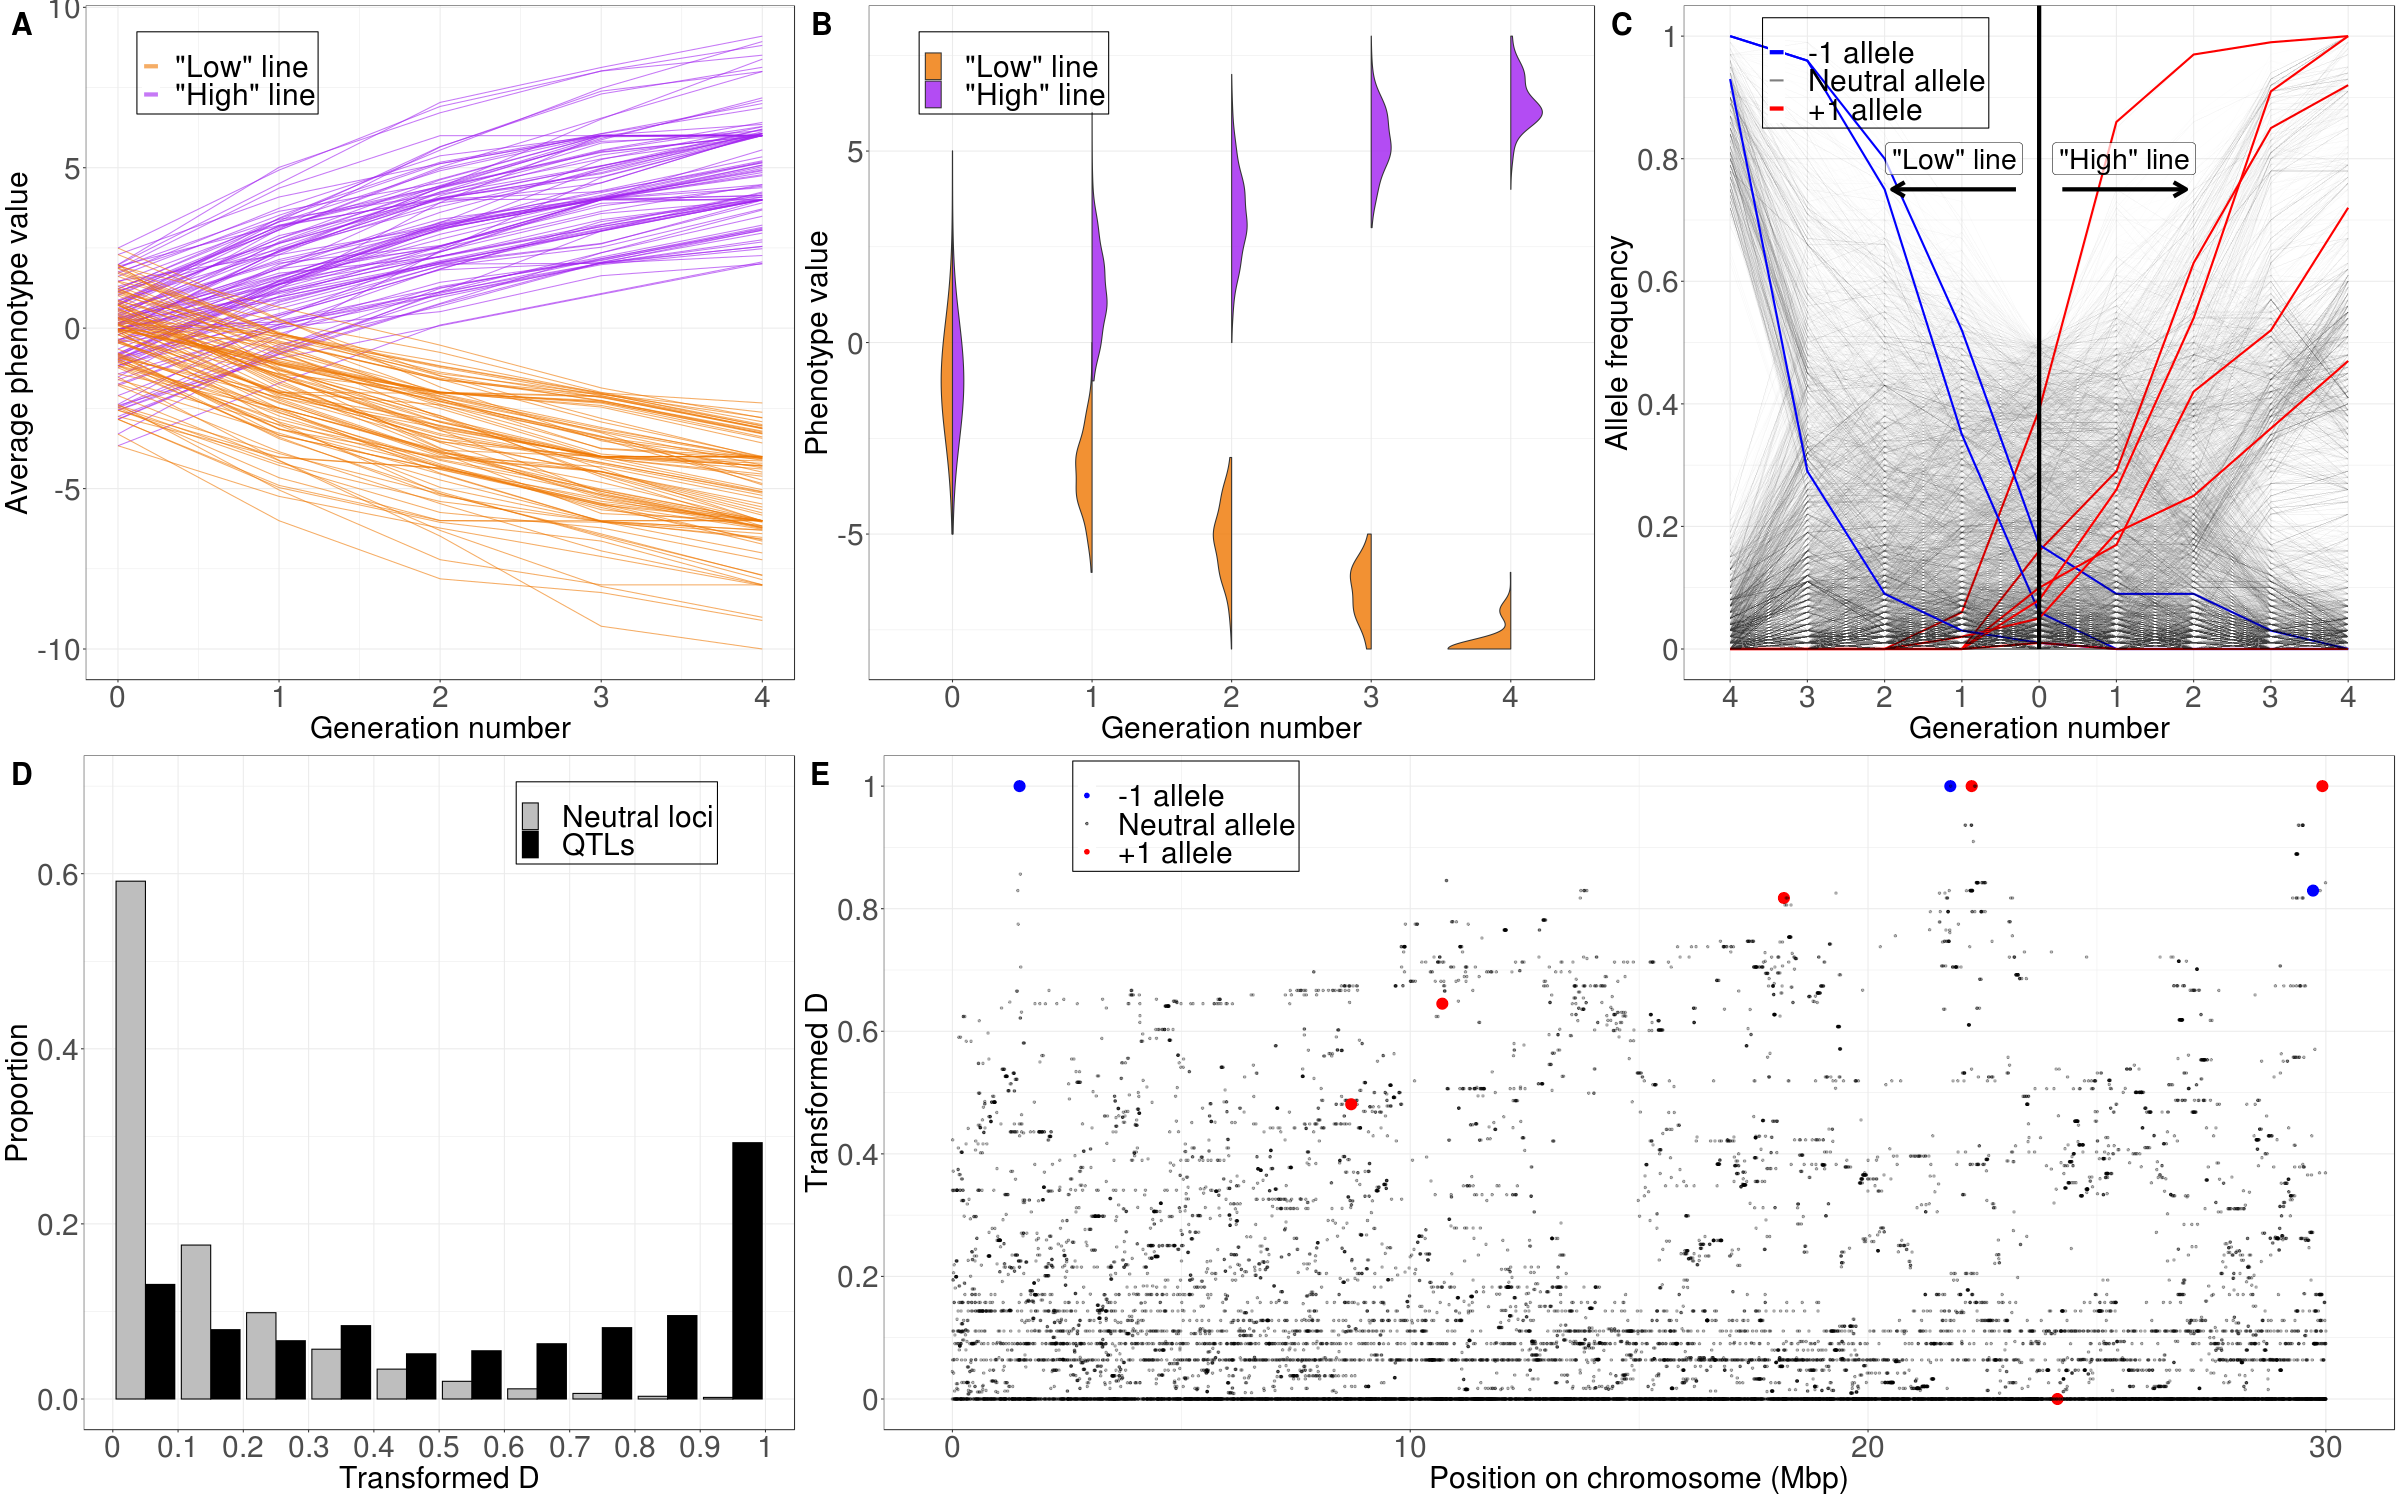

Recreate this plot in R.
## This script is used to plot miscellaneous figures for the simulation. It now includes plots of mean trait trajectory, trait/genetic variance trajectory, allele frequency trajectory, and distribution of D-value on the chromosome. More plot will be added in the future. 
## This script is meant to run with interactive R sessions.

rm(list=ls(all=TRUE))

## A. Plot trait charateristics across all replicates in the standard model ##########################################################
## Prepare data
library(tidyverse)
library(reshape)

scenarios <-  c("NQTL10", "NQTL100")
for (scenario in scenarios[1]) {
  pooled_trait_mean <- matrix(NA, ncol=10, nrow=200)
  pooled_trait_variance <- matrix(NA, ncol=10, nrow=200)
  for (k in 1:2) {
    Direction <- c("Plus", "Minus")[k]
    for (j in 1:100){
      setwd(paste0("/fs/cbsubscb10/storage/rl683/TemporalScan/Simulations/", scenario, "/SimRep", j, "/ExpRep", Direction, "1"))
      full_trait <- matrix(NA,ncol = 10, nrow = 1000)
      selected_trait_mean <- vector("numeric", length = 10)
      for (i in 1:10){
        assign(paste0("Gen", i,"_Trait"), read.table(paste0("Gen", i, "_Trait.txt"), fill=T))
        full_trait[,i] <- get(paste0("Gen", i,"_Trait"))[,1]
      }  
      
      ## get summary stats from all individuals per generation
      trait_mean <- apply(full_trait, 2, mean)
      trait_variance <- apply(full_trait, 2, var)
      
      ## enter these into matrices
      pooled_trait_mean[j+(k-1)*100,] <- trait_mean
      pooled_trait_variance[j+(k-1)*100,] <- trait_variance
    }
  }
  
  ## Average trait
  pooled_trait_mean<-as.data.frame(pooled_trait_mean)
  colnames(pooled_trait_mean)<-1:10
  pooled_trait_mean<-cbind(pooled_trait_mean, ReplicateNumber=c(1:200))
  pooled_trait_mean<-cbind(pooled_trait_mean, Direction=c(rep("Plus",100), rep("Minus",100)))
  pooled_trait_mean <- melt(pooled_trait_mean, id.vars=c("ReplicateNumber", "Direction"), value.name="AverageTraitValue", variable.name="Timepoint")
  colnames(pooled_trait_mean)[3:4]<-c("Timepoint", "AverageTraitValue")
  pooled_trait_mean[,3] <- as.numeric(as.character(pooled_trait_mean[,3]))
  p1 <-ggplot(data=pooled_trait_mean[which(pooled_trait_mean[,3]<=5),]) +
    geom_line(aes(x=Timepoint-1, y=AverageTraitValue, group=ReplicateNumber, color=Direction), alpha=0.6) +
    theme_bw() +
    theme(legend.position=c(0.2, 0.9)) +
    xlab("Generation number") +
    ylab("Average phenotype value") +
    theme(axis.title = element_text(size = 30)) +
    theme(axis.text=element_text(size=30)) +
    theme(text = element_text(size=30)) + 
    scale_color_manual(values=c("darkorange2", "purple"), labels = c("\"Low\" line", "\"High\" line")) +
    theme(legend.text=element_text(size=30)) +
    theme(legend.background = element_rect(fill = "transparent", color="black")) +
    guides(colour = guide_legend(override.aes = list(size=2))) +
    theme(legend.title = element_blank())
  
  png(paste0("/fs/cbsubscb10/storage/rl683/TemporalScan/Figures/Misc/TraitMean_", scenario, ".png"), width = 800, height = 750, units = "px", pointsize = 20)
  print(p1)
  dev.off()
  
}


## B. Plot phenotype distribution change in one single experiment #########################################################################################
scenarios <-  c("NQTL10", "NQTL100")
GeomSplitViolin <- ggproto("GeomSplitViolin", GeomViolin, 
                           draw_group = function(self, data, ..., draw_quantiles = NULL) {
                             data <- transform(data, xminv = x - violinwidth * (x - xmin), xmaxv = x + violinwidth * (xmax - x))
                             grp <- data[1, "group"]
                             newdata <- plyr::arrange(transform(data, x = if (grp %% 2 == 1) xminv else xmaxv), if (grp %% 2 == 1) y else -y)
                             newdata <- rbind(newdata[1, ], newdata, newdata[nrow(newdata), ], newdata[1, ])
                             newdata[c(1, nrow(newdata) - 1, nrow(newdata)), "x"] <- round(newdata[1, "x"])
                             
                             if (length(draw_quantiles) > 0 & !scales::zero_range(range(data$y))) {
                               stopifnot(all(draw_quantiles >= 0), all(draw_quantiles <=
                                                                         1))
                               quantiles <- ggplot2:::create_quantile_segment_frame(data, draw_quantiles)
                               aesthetics <- data[rep(1, nrow(quantiles)), setdiff(names(data), c("x", "y")), drop = FALSE]
                               aesthetics$alpha <- rep(1, nrow(quantiles))
                               both <- cbind(quantiles, aesthetics)
                               quantile_grob <- GeomPath$draw_panel(both, ...)
                               ggplot2:::ggname("geom_split_violin", grid::grobTree(GeomPolygon$draw_panel(newdata, ...), quantile_grob))
                             }
                             else {
                               ggplot2:::ggname("geom_split_violin", GeomPolygon$draw_panel(newdata, ...))
                             }
                           })

geom_split_violin <- function(mapping = NULL, data = NULL, stat = "ydensity", position = "identity", ..., 
                              draw_quantiles = NULL, trim = TRUE, scale = "area", na.rm = FALSE, 
                              show.legend = NA, inherit.aes = TRUE) {
  layer(data = data, mapping = mapping, stat = stat, geom = GeomSplitViolin, 
        position = position, show.legend = show.legend, inherit.aes = inherit.aes, 
        params = list(trim = trim, scale = scale, draw_quantiles = draw_quantiles, na.rm = na.rm, ...))
}

for (scenario in scenarios[1]) {
  for (j in 1:1){
    for (k in 1:2) {
      Direction <- c("Plus", "Minus")[k]
      setwd(paste0("/fs/cbsubscb10/storage/rl683/TemporalScan/Simulations/", scenario, "/SimRep", j, "/ExpRep", Direction, "1"))
      for (i in 1:5){
        assign(paste0("Gen", i,"_Trait"), read.table(paste0("Gen", i, "_Trait.txt"), fill=T))
        if (i==1 & k==1 ) {
          full_trait <- cbind(get(paste0("Gen", i,"_Trait"))[,1], i, Direction)
        } else {
          full_trait <- rbind(full_trait, cbind(get(paste0("Gen", i,"_Trait"))[,1], i, Direction))
        }
      }  
    }
    
    full_trait<-data.frame(full_trait)
    full_trait[,1]<-as.numeric(as.character(full_trait[,1]))
    full_trait[,2]<-as.factor(as.integer(as.character(full_trait[,2])))
    colnames(full_trait)<-c("PhenotypeValue", "GenerationNumber", "DirectionofSelection")
    
    p2 <- ggplot(data=full_trait, aes(x=GenerationNumber, y=PhenotypeValue, fill=DirectionofSelection)) +
      #geom_violin(bw = 1.5, alpha=0.8) +
      geom_split_violin(alpha=0.8, adjust=2.8) +
      theme_bw() +
      xlab("Generation number") +
      ylab("Phenotype value") +
      theme(axis.title = element_text(size = 30)) +
      theme(axis.text=element_text(size=30)) +
      theme(text = element_text(size=30)) + 
      scale_x_discrete(labels=0:4) +
      scale_fill_manual(values=c("darkorange2", "purple"), labels = c(" \"Low\" line", " \"High\" line")) +
      theme(legend.position=c(0.2, 0.9)) +
      theme(legend.text=element_text(size=30)) +
      theme(legend.background = element_rect(fill = "transparent", color = "black")) +
      theme(legend.title = element_blank())
    
    png(paste0("/fs/cbsubscb10/storage/rl683/TemporalScan/Figures/Misc/Trait_dist_", scenario, "_", j, ".png"), width = 800, height = 750, units = "px", pointsize = 20)
    print(p2)
    dev.off()
  }
}


## C. Plot allele frequency trajectory in one single experiment #########################################################################################
library(ggplot2)
library(reshape)

scenarios <- c("NQTL10", "NQTL10_Clustered")
legend_positions <- list(c(0.27, 0.9), c(0.7, 0.9))
for (k in 1) {
  scenario <- scenarios[k]
  lengend_position <- legend_positions[[k]]
  for (i in 1){
    setwd(paste0("/fs/cbsubscb10/storage/rl683/TemporalScan/Simulations/", scenario, "/SimRep", i, "/ExpRepPlus1"))
    df1 <- read.table("SampleFreqAllTimepoints.txt", sep = ",", header = T)
    setwd(paste0("/fs/cbsubscb10/storage/rl683/TemporalScan/Simulations/", scenario, "/SimRep", i, "/ExpRepMinus1"))
    df2 <- read.table("SampleFreqAllTimepoints.txt", sep = ",", header = T)
    
    colnames(df1)[7:11]<-0:4
    df1<- df1[,c(1, 4, 7:11)]
    df1 <- melt(df1, id.vars=c("ID_perm", "es"), value.name="Frequency", variable.name="Timepoint")
    
    colnames(df2)[7:11]<--4:0
    df2[,7:11]<-df2[,11:7]
    df2<- df2[,c(1, 4, 7:11)]
    df2 <- melt(df2, id.vars=c("ID_perm", "es"), value.name="Frequency", variable.name="Timepoint")
    df <- rbind(df2, df1)
    df[,4]<-df[,4]/100
    colnames(df) <- c("PermanentID", "EffectSize", "Timepoint", "Frequency")
    
    p3 <- mutate(df, EffectSize=as.factor(EffectSize)) %>%
      ggplot()  +
      theme_bw() +
      geom_line(aes(x=Timepoint, y=Frequency, group=PermanentID, colour = EffectSize, alpha=EffectSize, size=EffectSize)) +
      scale_alpha_manual(values=c(1, 0.012, 1), labels = c(" -1 allele", " Neutral allele", " +1 allele")) +
      scale_size_manual(values=c(1, 0.3, 1), labels = c(" -1 allele", " Neutral allele", " +1 allele")) +
      scale_color_manual(values=c("Blue", "Black", "Red"), labels = c(" -1 allele", " Neutral allele", " +1 allele")) +
      guides(colour = guide_legend(override.aes = list(size=c(2,1,2), alpha=c(1, 0.5, 1)))) +
      annotate("label", label="\"High\" line", x = 6.1, y = 0.8, size=10, colour='black', alpha=0.7) +
      annotate("label", label="\"Low\" line", x = 3.9, y = 0.8, size=10, colour='black', alpha=0.7) +
      annotate("segment", x=5, xend=5, y=0, yend=1.5, size=2) +
      annotate("segment", x=5.3, xend=6.9, y=0.75, yend=0.75, size=2, arrow = arrow(length = unit(0.5, "cm")), color ="black") +
      annotate("segment",x=4.7, xend=3.1, y=0.75, yend=0.75, size=2, arrow = arrow(length = unit(0.5, "cm")), color ="black") +
      scale_x_discrete(breaks=c(-4:4), labels=c(seq(4,0,-1), seq(1,4,1)), name="Generation number") +
      scale_y_continuous(breaks=seq(0.00,1.00,0.2), labels=seq(0.00,1.00,0.2), name="Allele frequency") +
      coord_cartesian(ylim = c(0,1)) +
      theme(axis.text = element_text(size=30), axis.title = element_text(size=30)) +
      theme(text = element_text(size=30)) +
      theme(legend.position=lengend_position) +
      theme(legend.text=element_text(size=30)) +
      theme(legend.background = element_rect(fill = "transparent", color = "black")) +
      theme(legend.title = element_blank())
    
    png(paste0("/fs/cbsubscb10/storage/rl683/TemporalScan/Figures/Misc/FrequencyTrajectory_", scenario, "_", i, ".png"), width = 800, height = 750, units = "px", pointsize = 20)
    print(p3)
    dev.off()
  }
}

## D. Plot D histogram (combining all simulation reps) ####################################################################
setwd("/fs/cbsubscb10/storage/rl683/TemporalScan/")
library(ggplot2)
library(tidyverse)
scenarios=c("NQTL10", "NQTL10_D0", "NQTL10_D1", "NQTL100", "NQTL10_Clustered", "NQTL100_Clustered")
for (j in 1) {
  print(j)
  scenario=scenarios[j]
  for (i in 1:100){
    setwd(paste0("/fs/cbsubscb10/storage/rl683/TemporalScan/Simulations/", scenario, "/SimRep", i, "/ExpRepPlus1"))
    df1 <- read.table("SampleFreqAllTimepoints.txt", sep = ",", header = T)
    setwd(paste0("/fs/cbsubscb10/storage/rl683/TemporalScan/Simulations/", scenario, "/SimRep", i, "/ExpRepMinus1"))
    df2 <- read.table("SampleFreqAllTimepoints.txt", sep = ",", header = T)
    df1 <- df1[,c(1, 3, 4, 11)]
    colnames(df1) <- c("PermanentID", "Position", "EffectSize", "FrequencyPlus")
    df2 <- df2[,c(1, 3, 4, 11, 7)]
    colnames(df2) <- c("PermanentID", "Position", "EffectSize", "FrequencyMinus", "StartingFrequency")
    df <- merge(df1, df2, by="PermanentID", all=T)
    #Position<-apply(df[,c(2,5)], 1, function(x){mean(x, na.rm = T)})
    EffectSize<-apply(df[,c(3,6)], 1, function(x){mean(x, na.rm = T)})
    df <- df[,c(1,4,7,8)]
    df <- cbind(df, EffectSize)
    df[is.na(df)]<-0
    df <- mutate(df, D=abs(2*asin(sqrt(FrequencyPlus/100))-2*asin(sqrt(FrequencyMinus/100)))/pi) 
    if (i==1){
      gg_frame <- df
    }
    else {
      gg_frame<-rbind(gg_frame, df)
    }
  }
  gg_frame[,6]<-gg_frame[,6]
  
  EffectType <- rep("Neutral", dim(gg_frame)[1])
  EffectType[which(gg_frame$EffectSize>0)] <- "QTL"
  EffectType[which(gg_frame$EffectSize<0)] <- "QTL"
  gg_frame <-cbind(gg_frame, EffectType)
  gg_frame <- mutate(gg_frame, D_binned = cut(D, breaks=seq(0,1,0.1), include.lowest=T))
  
  p4 <- ggplot(data=gg_frame, aes(x=as.numeric(D_binned), colour = EffectType, fill=EffectType, group = EffectType)) +
    geom_bar(aes(y=..prop..), position='dodge') +
    scale_color_manual(values=c("Black", "Black"), label=c(" Neutral loci", " QTLs")) +
    scale_fill_manual(values=c("Grey", "Black"), label=c(" Neutral loci", " QTLs")) +
    xlab("Transformed D") +
    ylab("Proportion") +
    scale_x_continuous(breaks = c(seq(0, 10, by=1)+0.5),
                       labels = c(seq(0, 1, by=0.1))) +
    coord_cartesian(ylim=c(0,0.7)) +
    theme_bw() +
    theme(axis.text = element_text(size=30), axis.title = element_text(size=30)) +
    theme(text = element_text(size=30)) +
    theme(legend.position=c(0.75, 0.9)) +
    theme(legend.text=element_text(size=30)) +
    theme(legend.background = element_rect(fill = "transparent", color="black")) +
    theme(legend.title = element_blank()) +
    theme(panel.grid.minor.x = element_blank())
  
  
  png(paste0("/fs/cbsubscb10/storage/rl683/TemporalScan/Figures/Misc/D_hist_", scenario, "_all.png"), width = 800, height = 750, units = "px", pointsize = 20)
  print(p4)
  dev.off()
}

## E. Plot distribution of D on chromosome in one single experiment #######################################################################################

library(ggplot2)
library(reshape)
library(tidyverse)

scenarios <- c("NQTL10", "NQTL10_Clustered")
legend_positions <- list(c(0.2, 0.91), c(0.1, 0.08))
for (k in 1) {
  scenario <- scenarios[k]
  lengend_position <- legend_positions[[k]]
  for (i in 1){
    setwd(paste0("/fs/cbsubscb10/storage/rl683/TemporalScan/Simulations/", scenario, "/SimRep", i, "/ExpRepPlus1"))
    df1 <- read.table("SampleFreqAllTimepoints.txt", sep = ",", header = T)
    setwd(paste0("/fs/cbsubscb10/storage/rl683/TemporalScan/Simulations/", scenario, "/SimRep", i, "/ExpRepMinus1"))
    df2 <- read.table("SampleFreqAllTimepoints.txt", sep = ",", header = T)
    
    df1 <- df1[,c(1, 3, 4, 11)]
    colnames(df1) <- c("PermanentID", "Position", "EffectSize", "FrequencyPlus")
    df2 <- df2[,c(1, 3, 4, 11, 7)]
    colnames(df2) <- c("PermanentID", "Position", "EffectSize", "FrequencyMinus", "StartingFrequency")
    df <- merge(df1, df2, by="PermanentID", all=T)
    Position<-apply(df[,c(2,5)], 1, function(x){mean(x, na.rm = T)})
    EffectSize<-apply(df[,c(3,6)], 1, function(x){mean(x, na.rm = T)})
    df <- df[,c(1,4,7,8)]
    df <- cbind(df, EffectSize)
    df[is.na(df)]<-0
    df <- mutate(df, D=abs(2*asin(sqrt(FrequencyPlus/100))-2*asin(sqrt(FrequencyMinus/100)))/pi) 
    
    p5 <- mutate(df, EffectSize=as.factor(EffectSize), Position=Position/10^6) %>%
      ggplot()  +
      theme_bw() +
      geom_point(aes(x=Position, y=abs(D), group=PermanentID, colour = EffectSize, alpha=EffectSize, size=EffectSize)) +
      scale_alpha_manual(values=c(1, 0.3, 1), labels = c(" -1 allele", " Neutral allele", " +1 allele")) +
      scale_size_manual(values=c(5, 1, 5), labels = c(" -1 allele", " Neutral allele", " +1 allele")) +
      scale_color_manual(values=c("Blue", "Black", "Red"), labels = c(" -1 allele", " Neutral allele", " +1 allele")) +
      guides(colour = guide_legend(override.aes = list(size=c(2,1,2), alpha=c(1, 0.5, 1)))) +
      scale_x_continuous(name="Position on chromosome (Mbp)") +
      scale_y_continuous(breaks=seq(0.00,1.00,0.2), labels=seq(0.00,1.00,0.2), name="Transformed D") +
      coord_cartesian(ylim = c(0,1)) +
      theme(axis.text = element_text(size=30), axis.title = element_text(size=30)) +
      theme(text = element_text(size=30)) +
      theme(legend.position=lengend_position) +
      theme(legend.text=element_text(size=30)) +
      theme(legend.background = element_rect(fill = "transparent", color = "black")) +
      theme(legend.title = element_blank())
    
    
    png(paste0("/fs/cbsubscb10/storage/rl683/TemporalScan/Figures/Misc/D_vs_position_", scenario, "_", i, ".png"), width = 1600, height = 750, units = "px", pointsize = 20)
    print(p5)
    dev.off()
  }
}

## Assemble these into one figure #########################################
library(cowplot)

figure_s2_up <- plot_grid(p1, p2, p3, labels=c("A", "B", "C"), nrow = 1, label_size=30)
figure_s2_down <- plot_grid(p4, p5, labels=c("D", "E"), nrow = 1, label_size=30, rel_widths =  c(1, 2))
figure_s2 <- plot_grid(figure_s2_up, figure_s2_down, nrow = 2)
png(paste0("~/evolve-resequence-simulation/Figures/figure_s2.png"), width = 800*3, height = 750*2, units = "px", pointsize = 20)
print(figure_s2)
dev.off()
